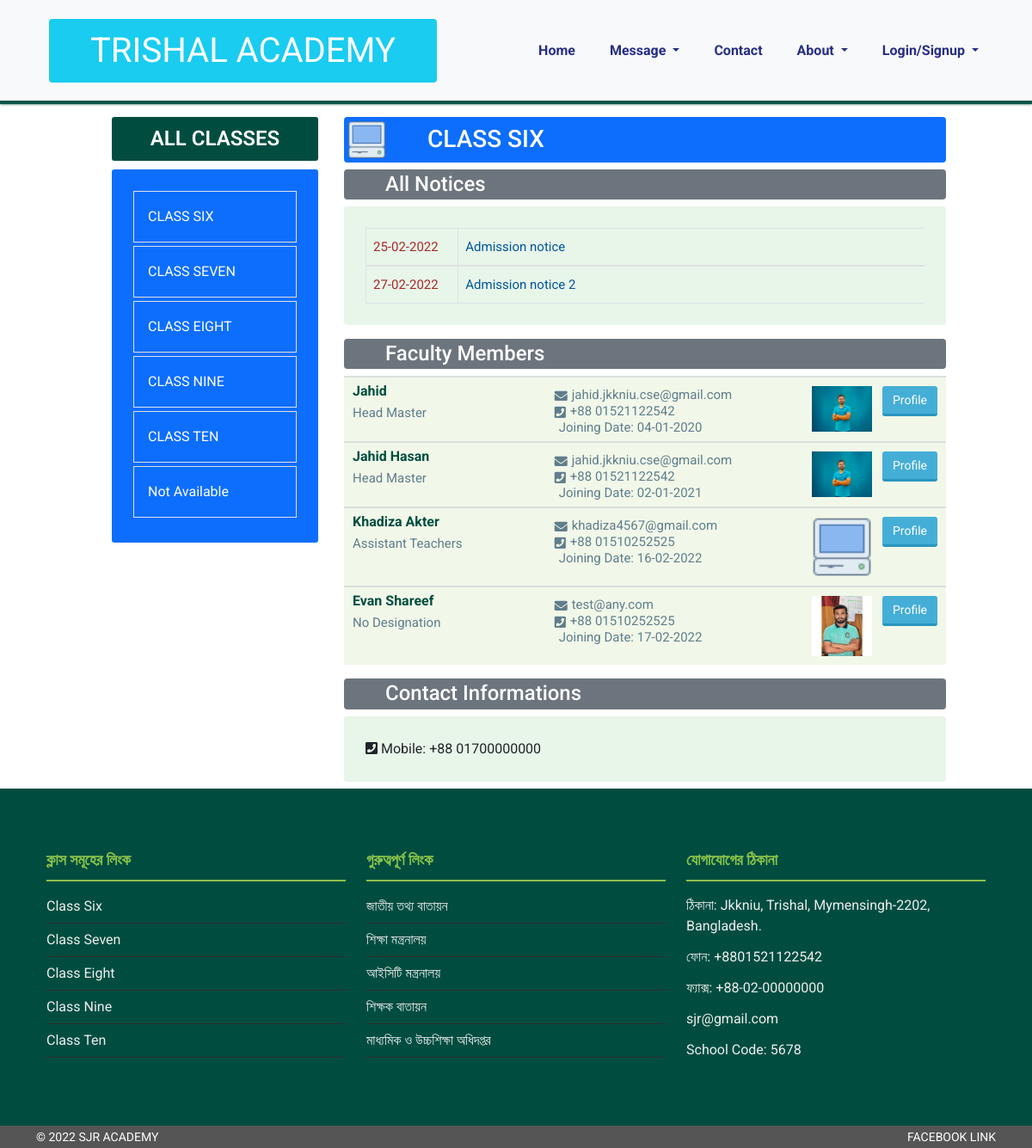
Page /class/class_details.php?id=1 on the committed database.
### tables this page shows
CREATE TABLE `classes` (
  `id` int(11) NOT NULL,
  `class_name` varchar(100) NOT NULL,
  `phone` varchar(100) NOT NULL
);

CREATE TABLE `notices` (
  `id` int(11) NOT NULL,
  `start_date` date NOT NULL,
  `end_date` date NOT NULL,
  `title` varchar(150) NOT NULL,
  `description` varchar(500) NOT NULL,
  `class` int(11) NOT NULL,
  `link` varchar(100) NOT NULL
);

CREATE TABLE `employees` (
  `id` int(11) NOT NULL,
  `name` varchar(100) NOT NULL,
  `phone` varchar(50) NOT NULL,
  `email` varchar(50) NOT NULL,
  `designation` int(11) NOT NULL,
  `class` int(11) NOT NULL,
  `subject` varchar(100) NOT NULL,
  `join_date` date NOT NULL,
  `cv` varchar(50) NOT NULL DEFAULT 'default.pdf',
  `photo` varchar(50) NOT NULL DEFAULT 'default.jpg',
  `category` int(11) NOT NULL
);

### class/class_details.php (the view, shortened to what this page needs)
<?php
require '../dashboard/header.php';
$classQuery="SELECT * FROM classes";
$classes=mysqli_query($db_connect, $classQuery);
$id=$_GET['id'];
$SclassQuery="SELECT * FROM classes WHERE id='$id'";
$Sclass=mysqli_query($db_connect, $SclassQuery);
$classR=mysqli_fetch_assoc($Sclass);
$noticeQuery="SELECT * FROM notices WHERE class='$id'";
$notices=mysqli_query($db_connect, $noticeQuery);
$classId=$_GET['id'];
$designationQry="SELECT * FROM designations ORDER BY value DESC";
$designations=mysqli_query($db_connect, $designationQry);
$idToDesgnation= array();
foreach($designations as $designation){
    $did=$designation['id'];
    $idToDesgnation[$did]=$designation['designation_name'];
}
?>
<section class="mt-3">
    <div class="row" style="--bs-gutter-x: 0">
        <div class="col-lg-1"></div>
        <div class="col-lg-3 padding-0">
            <div class="features-middle">
                <div class="noticed">
                    <h3 class="p-3">
                        ALL CLASSES
                    </h3>
                </div>
                <div class="table-1  bg-primary">
                    <?php
                    foreach($classes as $class){
                    ?>
                    <div class="row hover-0">
                        <div class="col-12 border p-3 mb-1 ">
                            <a class=" text-white" href="/sjr-academy/class/class_details.php?id=<?=$class['id']?>"><?=$class['class_name']?></a>
                        </div>
                    </div>
                    <?php } ?>
                </div>
            </div>
        </div>
        <div class="col-lg-7">
            <div class="bg-primary d-flex align-items-center p-1 mb-2 rounded">
                <img style="width: 45px;" src="../images/class.png">
                <h3 class="text-white ms-5"><?=$classR['class_name']?></h3>
            </div>
            <div class="text-white bg-secondary rounded p-2 ps-5 mb-2">
                <h4>
                    All Notices
                </h4>
            </div>
            <div class="table-1 ">
                <?php
                foreach($notices as $idx=>$notice){
                ?>
                <div class="row hover-0">
                    <div class="col-2 p-2  border custom">
                        <h4> <?=date_format(date_create($notice['start_date']), "d-m-Y")?> </h4>
                    </div>
                    <div class="col-10 p-2 border lr">
                        <a href="/sjr-academy/notice/notice.php?id=<?=$notice['id']?>"><?=$notice['title']?></a>
                    </div>
                </div>
                <?php } ?>
            </div>
            <div class="text-white bg-secondary rounded p-2 ps-5 mt-3 mb-2">
                <h4>
                    Faculty Members
                </h4>
            </div>
            <div class="about-right-body">
                <?php foreach($designations as $designation){
                        $designationId=$designation['id'];
                        $memberQry="SELECT * FROM employees WHERE designation='$designationId' and class='$classId' ORDER BY join_date";
                        $members=mysqli_query($db_connect, $memberQry);
                        foreach($members as $member){ ?>
                    <div class="about-right-item">
                        <div class="row">
                            <div class="col-lg-4 col-sm-12">
                                <div class="section-A">
                                    <h3><?=$member['name']?></h3>
                                    <p class="mt-2"><?=$idToDesgnation[$member['designation']]?></p>
                                </div>
                            </div>
                            <div class="col-lg-4 col-sm-12">
                                <div class="section-B">
                                    <p><i class="fas fa-envelope"></i><?=$member['email']?></p>
                                    <p><i class="fa fa-phone-square" aria-hidden="true"></i><?="+88 ".$member['phone']?></p>
                                    <p><i class="fa fa-hand-o-right" aria-hidden="true"></i><?="Joining Date: ".date_format(date_create($member['join_date']), "d-m-Y")?></p>
                                </div>
                            </div>
                            <div class="col-lg-4 extra1">
                                <div class="section-C">
                                    <img src="../admin/uploads/photo/<?=$member['photo']?>" width="70" alt="">
                                    <a href="#">Profile</a>
                                </div>
                            </div>
                        </div>
                    </div>
                    <?php }
                    }
                ?>
            </div>
            <div class="text-white bg-secondary rounded p-2 ps-5 mt-3 mb-2">
                <h4>
                    Contact Informations
                </h4>
            </div>
            <div class="table-1 mb-2">
                <tr>
                    <td><i class="fa fa-phone-square" aria-hidden="true"></i> </td>
                    <td class="ms-2"> Mobile: </td>
                    <td><?="+88 ".$classR['phone']?></td>
                </tr>
            </div>
        </div>
        <div class="col-lg-1"></div>
    </div>
</section>
<?php
require '../dashboard/footer.php';
?>

### rows in the picture
classes: class_name "CLASS SIX", phone "01700000000"
classes: class_name "CLASS SEVEN"
classes: class_name "CLASS EIGHT"
classes: class_name "CLASS NINE"
classes: class_name "CLASS TEN"
classes: class_name "Not Available"
notices: start_date "25-02-2022", title "Admission notice"
notices: start_date "27-02-2022", title "Admission notice 2"
employees: name "Jahid", designation "Head Master", email "jahid.jkkniu.cse@gmail.com", phone "01521122542", join_date "04-01-2020", photo (picture)
employees: name "Jahid Hasan", designation "Head Master", email "jahid.jkkniu.cse@gmail.com", phone "01521122542", join_date "02-01-2021", photo (picture)
employees: name "Khadiza Akter", designation "Assistant Teachers", email "khadiza4567@gmail.com", phone "01510252525", join_date "16-02-2022", photo (picture)
employees: name "Evan Shareef", designation "No Designation", email "test@any.com", phone "01510252525", join_date "17-02-2022", photo (picture)
